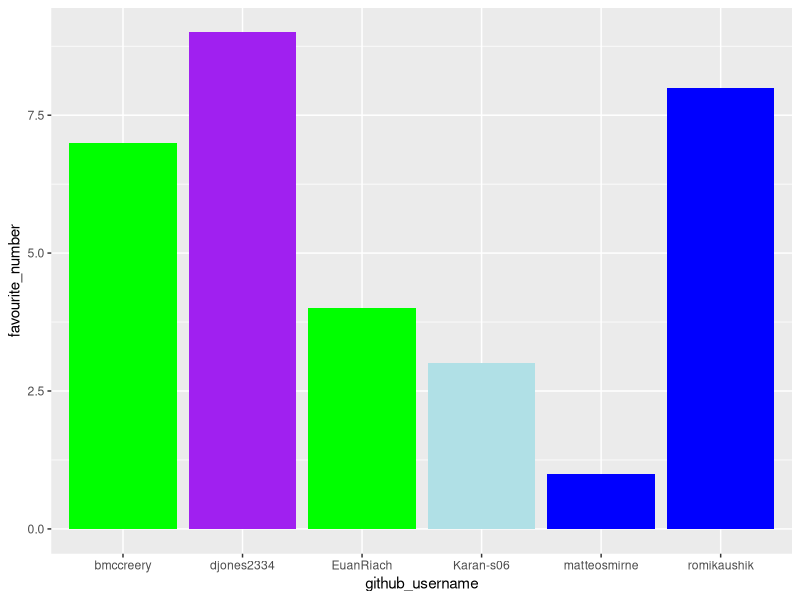
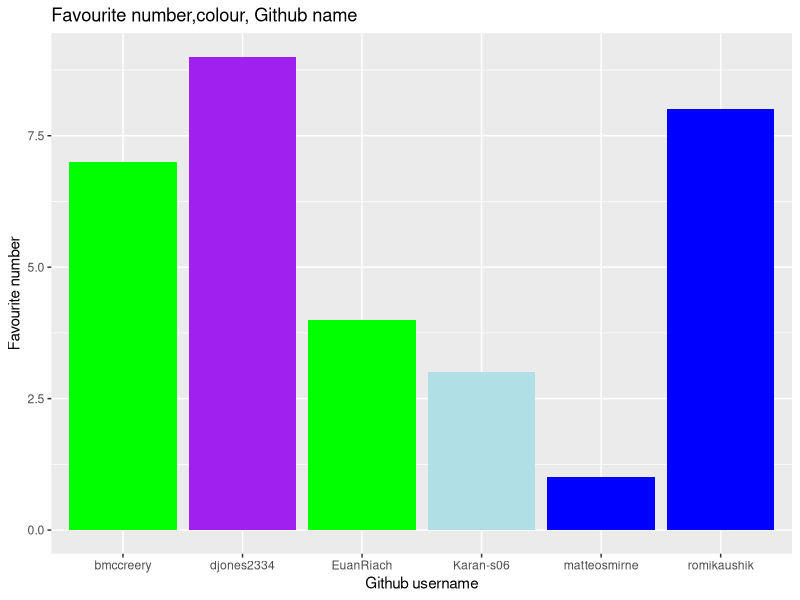
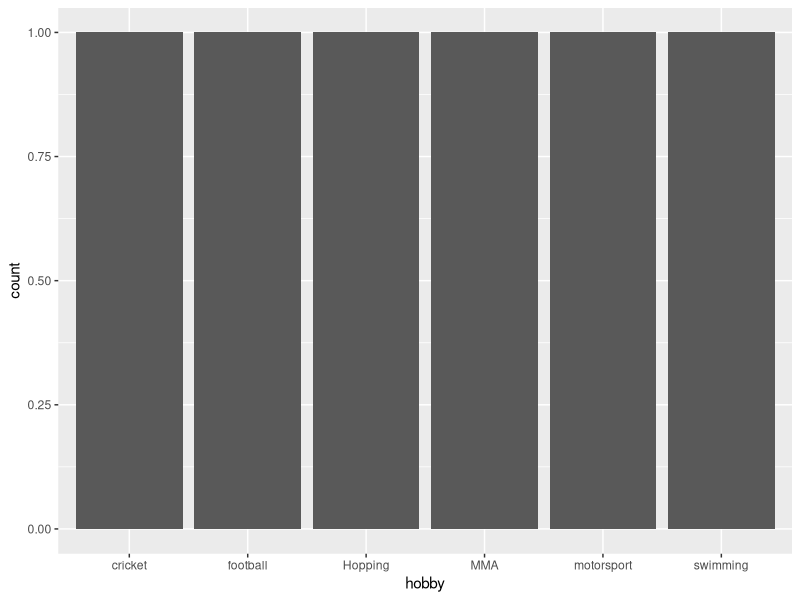

Recreate these plots in R, in order.
## ---- chunk 1
library(tidyverse) 
## ---- chunk 2
team_data <- tibble(
  name = c("Karan", "Barney", "Euan", 
           "Romi", "Duncan" , "Matteo"),
  github_username = c("Karan-s06", "bmccreery", "romikaushik", 
                      "djones2334", "matteosmirne","EuanRiach"), 
  colour = c("powderblue", "green", "blue", 
             "purple", "blue", "green"),
  hobby = c("Hopping", "MMA", "cricket", 
            "football", "motorsport", "swimming"),
  favourite_number = c(3, 7,8, 9, 1,4)
  )

team_data
## ---- chunk 3
p1 <- ggplot(data = team_data, 
             mapping = aes(x = github_username, 
                           y = favourite_number,
                           fill = colour), 
             ) +
   geom_col() +
   scale_fill_identity()
p1
## ---- chunk 4
p1 + labs(x = "Github username", 
          y = "Favourite number",
          title = "Favourite number,colour, Github name")
## ---- chunk 5
p2 <- ggplot(team_data, aes(x = hobby)) +
  geom_bar()
p2
